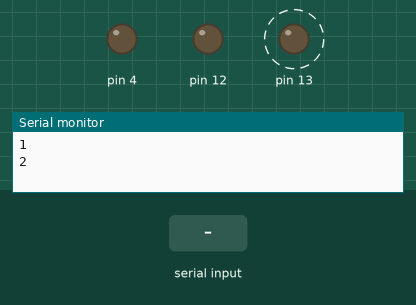
Simulated run of this sketch. Board: Arduino Uno, built with avr-gcc and run on an emulated ATmega328P. Parts: output pins drawn as LEDs (lit = HIGH), the last lines printed to the serial monitor. Dashed ring = blinking. The test bench sets the inputs (shaded band).

Above: at 1.2 s.
1.3 s: "1\n" received over Serial
At 2.8 s:
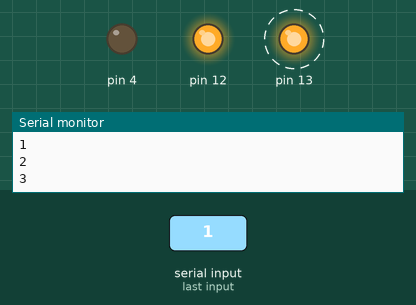
4.3 s: "2\n" received over Serial
At 6.3 s:
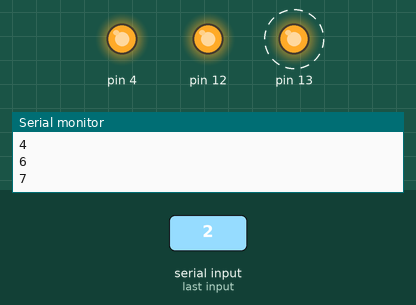
7.3 s: "1\n" received over Serial
At 8.8 s:
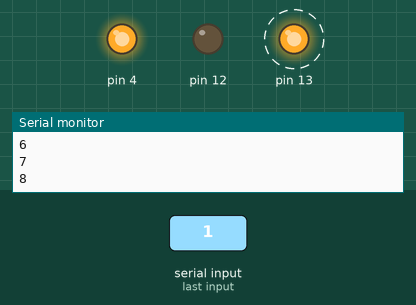
Timing chart, 0 to 16.3 s (numbered marks = the images above; inputs shaded):
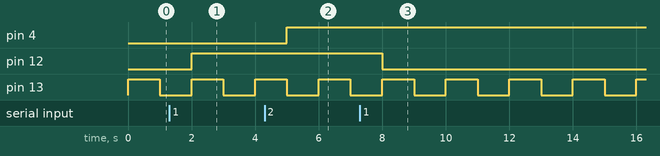

The sketch:

Task_3.ino
```cpp
// Реализуйте три вида blink в одной программе. Blink по прерыванию работает всегда, остальные два режима переключаются по команде получаемой по UART (Serial)

// Blink1 - По прерыванию раз в 1 секунду (Мигает встроенным светодиодом)
// Blink2 - По команде "1" из COM порта (Мигает светодиодом на D12)
// Blink3 - По команде "2" из COM порта (Мигает светодиодом на D4)

uint8_t data = 0;   // временная переменная  для использования в прерывании (так как с регистра не получается читать и записывать в одной инструкции (строке))
volatile int counter = 0;   // Подсчет кол-ва прерывания Blink1 (раз в секунду)
int input = 0;  // Ввод по COM порту
int temp = 0;   // временная переменная (так как с регистра не получается читать и записывать в одной инструкции (строке))

ISR(TIMER1_COMPA_vect)   // Прерывание на сравнение 2 таймера со значением
{
    ++counter;

    data = PORTB ^ 0x20;    // Инвертируем значение с пина D13 (6 бит)
    PORTB = data;   // digitalWrite(13, !digitalRead(13));
}

void setup()
{
    Serial.begin(9600);

    DDRB |= 1 << 5; // Пин D13 output
    DDRB |= 1 << 4; // Пин D12 output
    DDRD |= 1 << 4; // Пин D4 output

    // Инициализация Таймера 1 (16 бит)
     TCCR1A = 0;
     TCCR1B = 0;

     OCR1A = 62500;    // Output Compare Register A

    // reference -> datasheet
    TIMSK1 |= 0x02; //  Timer/Counter1, Output Compare A Match Interrupt Enable
    TCCR1B |= 0x04; // 256 prescaller for B channel;
    TCCR1B |= 0x8;  // Clear Timer on Compare Match (CTC) mode
    TCNT1 = 0;  //Timer/Counter 1 Counter Value

    SREG |= 0x80;   // Global Interrupt Enable
}

void loop()
{
    Serial.println(counter);
    if (Serial.available())
    {
        input = Serial.parseInt();
        if (input == 1)
        {
            temp = PORTB ^ 0x10;    // Инвертируем значение с пина D12 (5 бит)
            PORTB = temp;   // digitalWrite(12, !digitalRead(12));
        }
        else if (input == 2)
        {
            temp = PORTD ^ 0x10;    // Инвертируем значение с пина D4 (5 бит)
            PORTD = temp;   // digitalWrite(4, !digitalRead(4));
        }
    }
    delay(1000);
}
```

Measured:
- after the input at 1.3 s, pin 12: LOW → HIGH after 0.70 s
- after the input at 4.3 s, pin 4: LOW → HIGH after 0.70 s
- after the input at 7.3 s, pin 12: HIGH → LOW after 0.70 s
- by itself, pin 13: alternates HIGH for 1.0 s and LOW for 1.0 s
